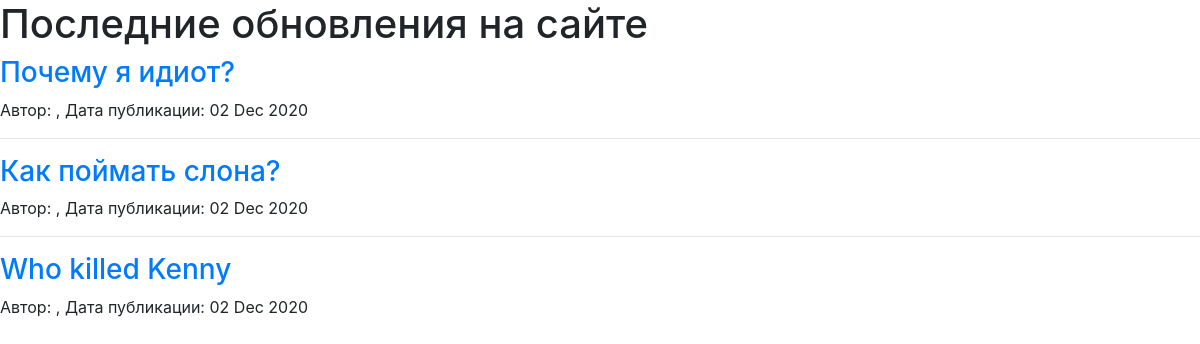
The app's page /1/, older data.
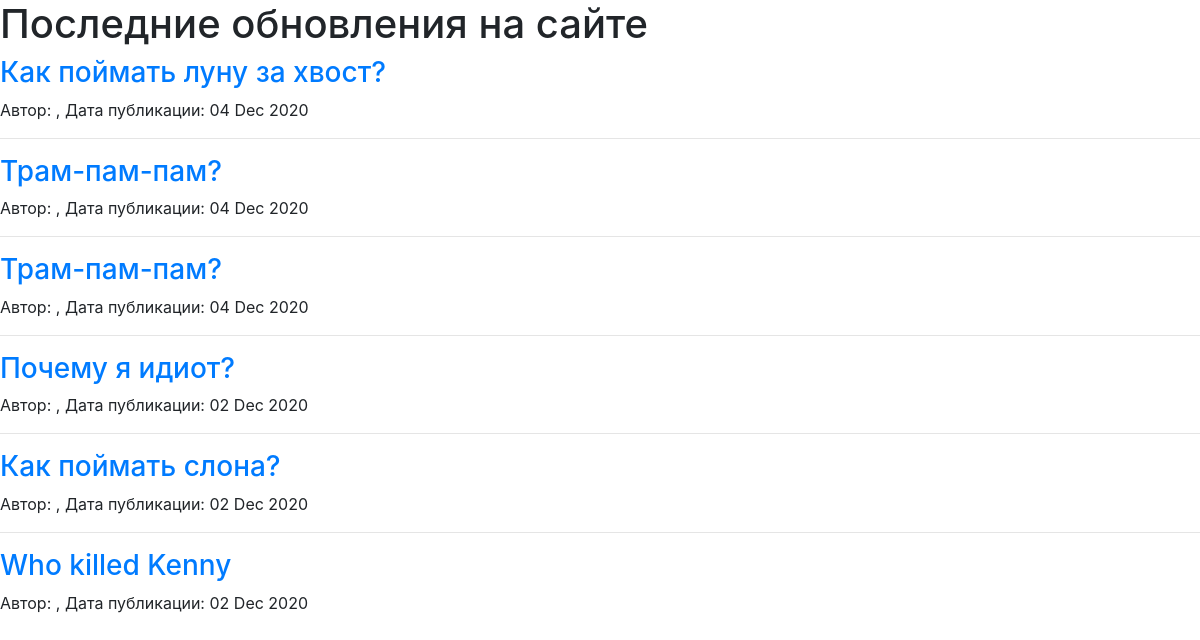
The same page, newer data.
### qa/models.py (models this page shows)
class Question(models.Model):
    objects = QuestionManager()
    title = models.CharField(max_length=250)
    text = models.TextField(blank = True, default='')
    added_at = models.DateTimeField(blank = True, null = True, auto_now_add=True)
    rating = models.IntegerField(default=0, null = True)
    author = models.ForeignKey(
        User, null=True, on_delete=models.SET_NULL, related_name='question'
    )
    likes = models.ManyToManyField(User, blank = True, related_name='question_like_user')
    class Meta:
        ordering = ['-added_at']

### qa/views.py (the view)
# urls.py: path('<int:page>/', views.index, name = 'index'),
def index(request, page):
    qs = Question.objects.order_by('-pk')
    return render(request, 'index.html', Question.objects.paginate(qs, page,''))

### qa/models.py (called while the page is built)
        def paginate(self, qs, page, slug=''):
            limit = 10
            paginator = Paginator(qs, limit)
            paginator.baseurl = f'{slug}/{page}'
            page = paginator.page(page)
            return {'questions': page, 'paginator': paginator}

### templates/index.html (shortened to what this page needs)
{% extends "base.html" %}
{% block header %}Последние обновления на сайте{% endblock %}
{% block content %}
    {% for question in questions %}
        <h3><a href="../question/{{ question.pk }}">{{ question.title }}</a></h3>
        <p>
            Автор: {{ question.author.get_full_name }}, Дата публикации: {{ question.added_at|date:"d M Y" }}
        </p>
        {% if not forloop.last %}<hr>{% endif %}
    {% empty %}
        <p>Список вопросов пуст.</p>
    {% endfor %}
{% endblock %}

### templates/base.html (shortened to what this page needs)
<!doctype html>
<html lang="en">
  <head>
    <link rel="stylesheet" href="https://stackpath.bootstrapcdn.com/bootstrap/4.3.1/css/bootstrap.min.css">
  </head>
  <body>
    <h1>{% block header %}Hello, world!{% endblock %}</h1>
    {% block content %}{% endblock %}
  </body>
</html>

Row changes from the older to the newer data that the page shows:
added Question: title "Как поймать луну за хвост?", added_at "04 Dec 2020"
added Question: title "Трам-пам-пам?", added_at "04 Dec 2020"
added Question: title "Трам-пам-пам?", added_at "04 Dec 2020"
